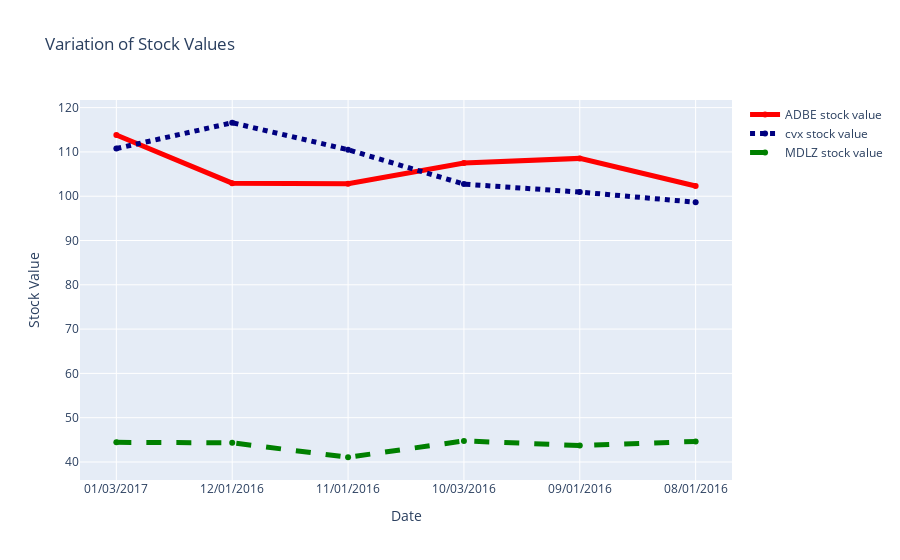

This figure's notebook cell:
### Markdown cell above
**Define and plot the figure**

### Code cell
fig = dict(data = data_stock, layout = layout_stock)

offline.iplot(fig)

### Figure 1 — Plotly figure (JSON) as saved in the notebook; plotly's stock layout.template omitted (floating-point values rounded to 4 significant figures)
{"data": [{"line": {"color": "rgb(255, 0, 0)", "width": 5}, "name": "ADBE stock value", "type": "scatter", "x": ["01/03/2017", "12/01/2016", "11/01/2016", "10/03/2016", "09/01/2016", "08/01/2016"], "y": [113.8, 102.9, 102.8, 107.5, 108.5, 102.3]}, {"line": {"color": "rgb(0, 0, 128)", "dash": "dot", "width": 5}, "name": "cvx stock value", "type": "scatter", "x": ["01/03/2017", "12/01/2016", "11/01/2016", "10/03/2016", "09/01/2016", "08/01/2016"], "y": [110.8, 116.6, 110.5, 102.7, 100.9, 98.64]}, {"line": {"color": "rgb(0, 128, 0)", "dash": "dash", "width": 5}, "name": "MDLZ stock value", "type": "scatter", "x": ["01/03/2017", "12/01/2016", "11/01/2016", "10/03/2016", "09/01/2016", "08/01/2016"], "y": [44.43, 44.33, 41.07, 44.75, 43.71, 44.63]}], "layout": {"title": {"text": "Variation of Stock Values"}, "xaxis": {"title": {"text": "Date"}}, "yaxis": {"title": {"text": "Stock Value"}}}}
